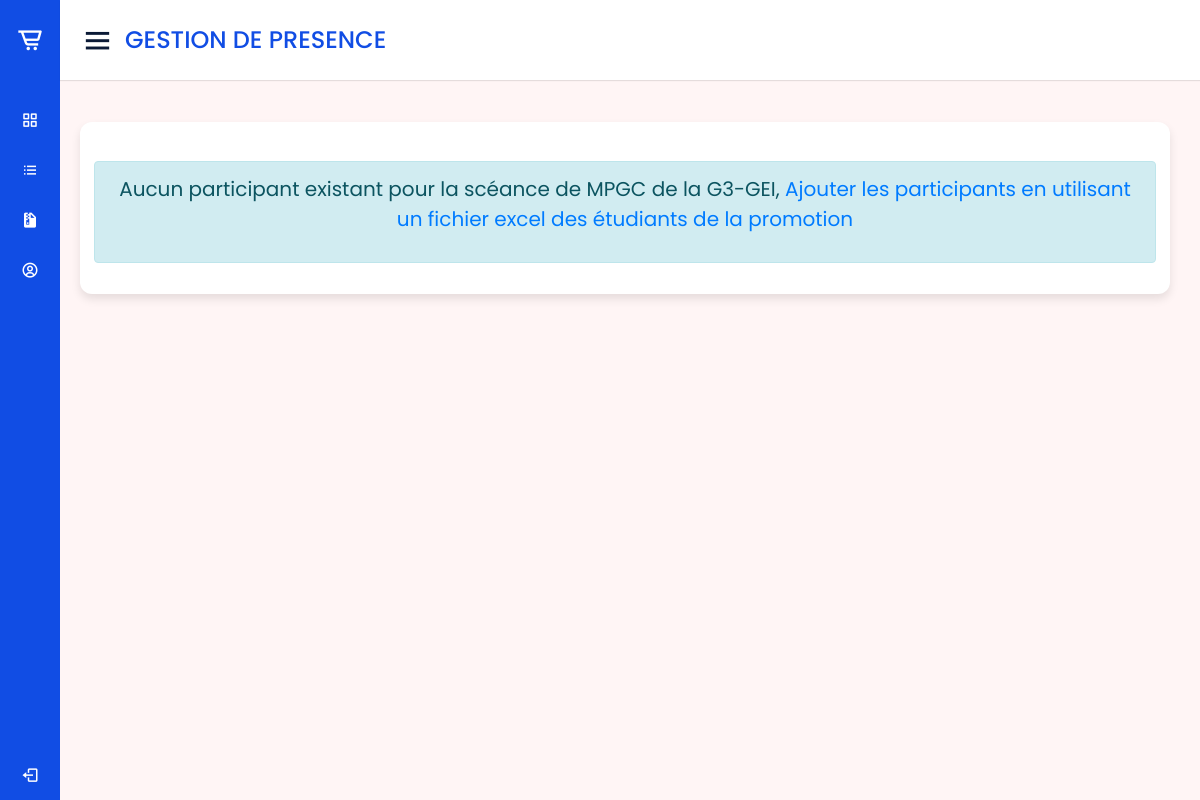
The app's page /open_sceance/3/ (signed in), older data.
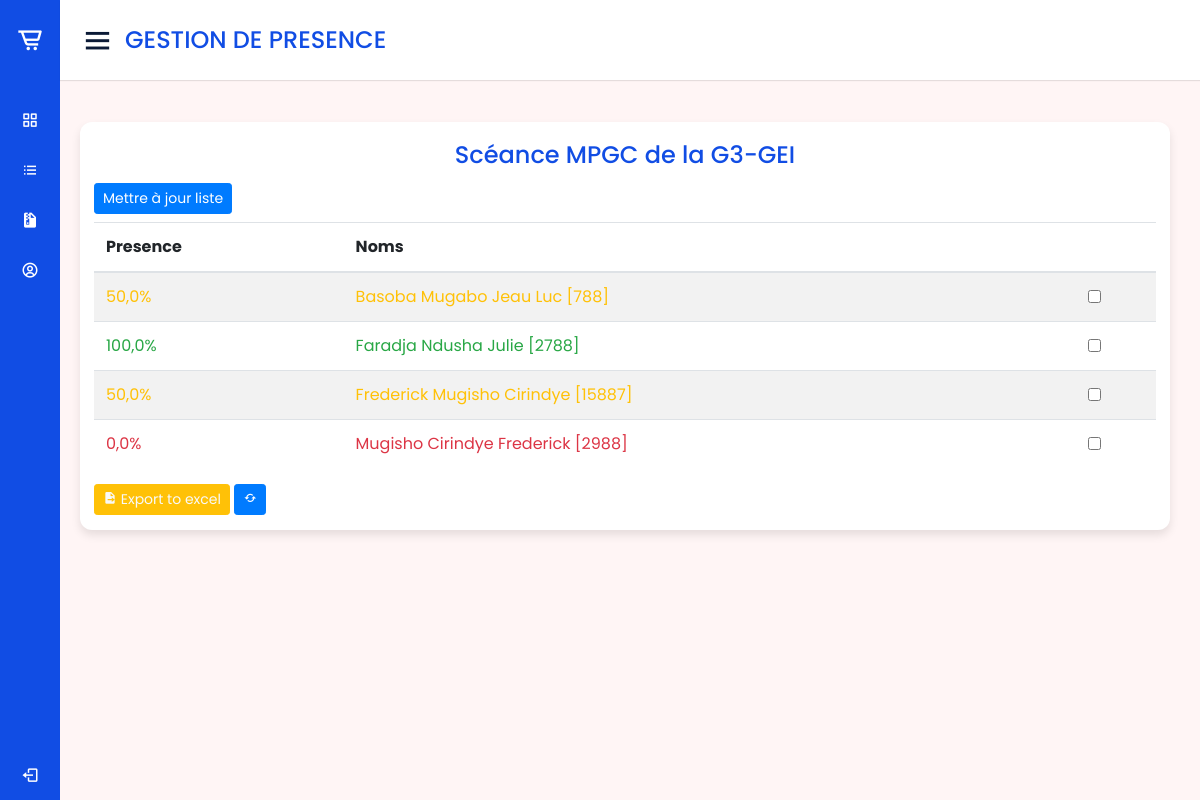
The same page, newer data.
### gestion_presence/models.py (models this page shows, shortened)
class Sceance(models.Model):
    enseignant = models.ForeignKey(Enseignant, on_delete=models.CASCADE)
    promotion = models.CharField(max_length=30)
    cours = models.CharField(max_length=30)
    date_create = models.DateField(auto_now_add=True)
    def number_seance(self):
        number_seance = SceanceDay.objects.filter(sceance=self).count()
        return 1 if number_seance <= 0 else number_seance

class Participant(models.Model):
    matricule = models.IntegerField()
    nom = models.CharField(max_length=30)
    post_nom = models.CharField(max_length=30)
    pre_nom = models.CharField(max_length=30)
    genre = models.CharField(max_length=20, choices=sexe_choice, default='Masculin')
    presences = models.ManyToManyField(SceanceDay, blank=True, related_name='presences')
    sceance = models.ForeignKey(Sceance, on_delete=models.CASCADE)
    def pourcentage_presence(self):
        nb_sceance = self.sceance.number_seance()
        nb_participation = self.presences.count()
        pourcentage = round((nb_participation * 100) / nb_sceance, 2)
        return pourcentage
    def is_presente(self):
        sceance = SceanceDay.objects.filter(sceance=self.sceance)
        try:
            sceance_day = sceance.get(date_sceance=date.today())
            return bool(self.presences.filter(id=sceance_day.id))
        except Exception as e:
            return False

### gestion_presence/views.py (the view, shortened to what this page needs)
# urls.py: path('open_sceance/<int:id>/', vues.open_sceance, name='open_sceance'),
@login_required
def open_sceance(request, id):
    try:
        sceance = Sceance.objects.get(id=id)
        participants = Participant.objects.filter(sceance=sceance).order_by('nom', 'post_nom', 'pre_nom')
        context = {
            'sceance': sceance,
            'participants': participants,
        }
        return render(request, 'vues/open_sceance.html', context)
    except Exception as e:
        error_html = f"<html><body><h2>Error system: {e}</h2></body></html>"
        return HttpResponse(error_html)

### templates/vues/open_sceance.html (shortened to what this page needs)
{% extends 'layouts/base.html' %}
{% load static %}
{% block content %}
    {% if participants %}
    <div class="title normal-color text-center">Scéance {{sceance.cours}} de la {{sceance.promotion}}</div>
    <a href="#" class="btn btn-primary btn-sm mb-2" data-toggle="modal" data-target="#exampleModalCenter">Mettre à jour liste</a>
        <div class="table-responsive">
            <table class="table table-striped">
                <thead>
                  <tr>
                    <th scope="col">Presence</th>
                    <th scope="col">Noms</th>
                    <th scope="col"></th>
                  </tr>
                </thead>
                <tbody>
                    {% for participant in participants %}
                        {% if participant.pourcentage_presence >= 75 %}
                            <tr class="text-success">
                                <td>{{participant.pourcentage_presence}}%</td>
                                <td>{{participant.nom}} {{participant.post_nom}} {{participant.pre_nom}} [{{participant.matricule}}]</td>
                                <td>
                                    {% if participant.is_presente %}
                                        <p><input name={{ participant.id }} type="checkbox" checked class="form-check-input present"></p>
                                    {% else %}
                                        <p><input name={{ participant.id }} type="checkbox" class="form-check-input present"></p>
                                    {% endif %}
                                </td>
                            </tr>
                        {% elif participant.pourcentage_presence >= 50 %}
                            <tr class="text-warning">
                                <td>{{participant.pourcentage_presence}}%</td>
                                <td>{{participant.nom}} {{participant.post_nom}} {{participant.pre_nom}} [{{participant.matricule}}]</td>
                                <td>
                                    {% if participant.is_presente %}
                                        <p><input name={{ participant.id }} type="checkbox" checked class="form-check-input present"></p>
                                    {% else %}
                                        <p><input name={{ participant.id }} type="checkbox" class="form-check-input present"></p>
                                    {% endif %}
                                </td>
                            </tr>
                        {% else %}
                            <tr class="text-danger">
                                <td>{{participant.pourcentage_presence}}%</td>
                                <td>{{participant.nom}} {{participant.post_nom}} {{participant.pre_nom}} [{{participant.matricule}}]</td>
                                <td>
                                    {% if participant.is_presente %}
                                        <p><input name={{ participant.id }} type="checkbox" checked class="form-check-input present"></p>
                                    {% else %}
                                        <p><input name={{ participant.id }} type="checkbox" class="form-check-input present"></p>
                                    {% endif %}
                                </td>
                            </tr>
                        {% endif %}
                    {% endfor %}
                </tbody>
            </table>
            <a href="{% url 'presence:export_data_to_excel' sceance.id %}" target="_blank" class="btn btn-warning text-light btn-sm"><i class='bx bxs-file-export' ></i> Export to excel</a>
            <a href="{% url 'presence:open_sceance' sceance.id %}" class="btn btn-primary btn-sm"><i class='bx bx-refresh'></i></a>
        </div>
    {% else %}
        <br>
        <div class="alert alert-info text-center">
            <p>
                Aucun participant existant pour la scéance de {{sceance.cours}} de la {{sceance.promotion}}, <a href="#" data-toggle="modal" data-target="#exampleModalCenter">Ajouter les participants en utilisant un fichier excel des étudiants de la promotion</a>
            </p>
        </div>
    {% endif %}
{% endblock content %}

### templates/layouts/base.html (shortened to what this page needs)
{% load static %}
<!DOCTYPE html>
    <html lang="fr">
    <head>
        <link rel="stylesheet" href="https://cdn.jsdelivr.net/npm/boxicons@latest/css/boxicons.min.css">
        <link rel="stylesheet" href="https://cdn.jsdelivr.net/npm/bootstrap@4.6.2/dist/css/bootstrap.min.css">
        <link rel="stylesheet" href="{% static 'css/style.css' %}">
    </head>
    <body>
        {% include 'layouts/partiels/side_bar.html' %}
        <section class="home-section">
            <nav>
                <div class="sidebar-button">
                    <i class='bx bx-menu' id="sidebarBtn"></i>
                    <span class="dashboard text-uppercase normal-color">Gestion de presence</span></span>
                </div>
            </nav>
            <div class="home-content">
              <div class="sales-boxes">
                    <div class="box mb-3">
                        <div class="table-responsive">
                            {% block content %}{% endblock content %}
                        </div>
                    </div>
              </div>
            </div>
        </section>
    </body>
</html>

### templates/layouts/partiels/side_bar.html
{% url 'presence:index' as home %}
{% url 'presence:admin_views' as admin_views %}
{% url 'presence:utilisateurs_liste' as utilisateurs_liste %}
{% url 'presence:my_profil' as my_profil %}
{% if request.user.is_authenticated %}
    <div class="sidebar">
        <div class="logo-details">
            <i class='bx bx-cart-alt'></i>
            <span class="logo_name">PRESENCE APP</span>
        </div>
        <ul class="nav-links">
            <li>
                <a href="{% url 'presence:index' %}" class="{% if request.path == home %} active {% endif %}">
                    <i class='bx bx-grid-alt' ></i>
                    <span class="links_name">Accueil</span>
                </a>
            </li>
            {% if request.user.user_account.is_admin %}
                <li>
                    <a href="{% url 'presence:admin_views' %}" class="{% if request.path == admin_views %} active {% endif %}">
                        <i class='bx bx-list-ul'></i>
                        <span class="links_name">Toutes listes</span>
                    </a>
                </li>
                <li>
                    <a href="{% url 'presence:utilisateurs_liste' %}" class="{% if request.path == utilisateurs_liste %} active {% endif %}">
                        <i class='bx bxs-file-archive'></i>
                        <span class="links_name">Enseignants</span>
                    </a>
                </li>
            {% endif %}
            <li>
                <a href="{% url 'presence:my_profil' %}" class="{% if request.path == my_profil %} active {% endif %}">
                    <i class='bx bx-user-circle'></i>
                    <span class="links_name">Mon profil</span>
                </a>
            </li>
            <li class="log_out">
                <a href="{% url 'presence:logout' %}">
                    <i class='bx bx-log-out'></i>
                    <span class="links_name">Déconnexion</span>
                </a>
            </li>
        </ul>
    </div>
{% endif %}

### static/css/style.css (style rules this page uses)
* { margin: 0; padding: 0; box-sizing: border-box; font-family: 'Poppins', sans-serif; }
.normal-color { color: #114de4; }
.sidebar { position: fixed; height: 100%; width: 240px; background: #114de4; transition: all 0.5s ease; }
.sidebar .logo-details { height: 80px; display: flex; align-items: center; }
.sidebar .logo-details i { font-size: 28px; font-weight: 500; color: #fff; min-width: 60px; text-align: center }
.sidebar .logo-details .logo_name { color: #fff; font-size: 24px; font-weight: 500; }
.sidebar .nav-links { margin-top: 15px; }
.sidebar .nav-links li { position: relative; list-style: none; height: 50px; }
.sidebar .nav-links li a { height: 100%; width: 100%; display: flex; align-items: center; text-decoration: none; transition: all 0.4s ease; }
.sidebar .nav-links li i { min-width: 60px; text-align: center; font-size: 18px; color: #fff; }
.sidebar .nav-links li a .links_name { color: #fff; font-size: 15px; font-weight: 400; white-space: nowrap; }
.sidebar .nav-links .log_out { position: absolute; bottom: 0; width: 100%; }
.home-section { position: relative; background: rgb(255, 245, 245); min-height: 100vh; width: calc(100% - 240px); left: 240px; transition: all 0.5s ease; }
.home-section nav { display: flex; justify-content: space-between; height: 80px; background: #fff; display: flex; align-items: center; position: fixed; width: calc(100% - 240px); left: 240px; z-index: 100; padding: 0 20px; box-shadow: 0 1px 1px rgba(0, 0, 0, 0.1); transition: all 0.5s ease; }
.home-section nav .sidebar-button { display: flex; align-items: center; font-size: 24px; font-weight: 500; cursor: pointer; color: #0b1a36; }
nav .sidebar-button i { font-size: 35px; margin-right: 10px; }
.home-section .home-content { position: relative; padding-top: 80px; }
.home-content .sales-boxes { display: flex; align-items: center; justify-content: space-between; flex-wrap: wrap; padding: 0 20px; color: #114de4; margin-bottom: 26px; }
.sales-boxes .box { display: flex; align-items: flex-start; justify-content: flex-start; width: calc(100% / 1 - 10px); background: #fff; padding: 15px 14px; border-radius: 12px; box-shadow: 0 5px 10px rgba(0,0,0,0.1); }
.sales-boxes .title { font-size: 24px; font-weight: 500; margin-bottom: 10px; }
@media (max-width: 1240px) { .sidebar { width: 60px; } }
@media (max-width: 1240px) { .home-section { width: calc(100% - 60px); left: 60px; } }
@media (max-width: 1240px) { .home-section nav { width: calc(100% - 60px); left: 60px; } }

Row changes from the older to the newer data that the page shows:
added Participant: pourcentage_presence "50,0", nom "Basoba", post_nom "Mugabo", pre_nom "Jeau Luc", matricule "788"
added Participant: pourcentage_presence "100,0", nom "Faradja", post_nom "Ndusha", pre_nom "Julie", matricule "2788"
added Participant: pourcentage_presence "50,0", nom "Frederick", post_nom "Mugisho", pre_nom "Cirindye", matricule "15887"
added Participant: pourcentage_presence "0,0", nom "Mugisho", post_nom "Cirindye", pre_nom "Frederick", matricule "2988"
Text that changed along with them:
text no longer shown: "Aucun participant existant pour la scéance de , Ajouter les participants en utilisant un fichier excel des étudiants de la promotion"
text now shown: "Scéance Mettre à jour liste Presence Noms Export to excel"
